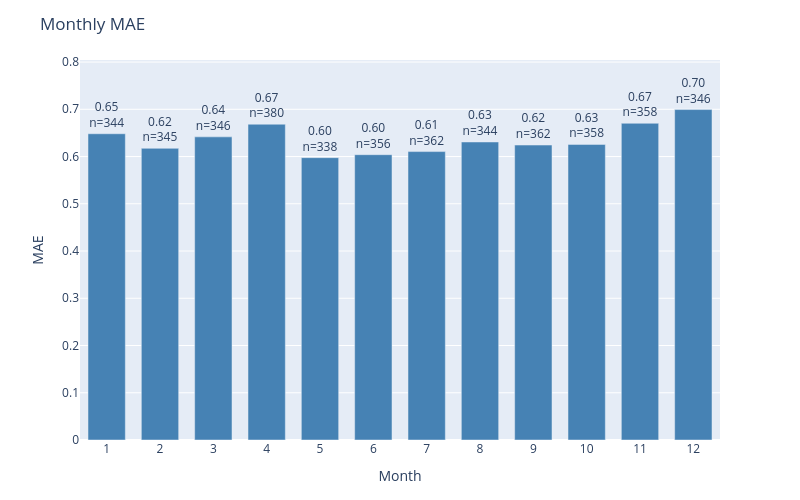

The code cell stored with this chart in its notebook:
### Code cell
plot_error_by_group(
    df=results_test,
    y_true_col='actual',
    y_pred_col='prediction',
    date_col='dt_prediction',
    group_by='month',
    metric='mae',
    title='Monthly MAE'
)

### Figure 1 — Plotly figure (JSON) as saved in the notebook; plotly's stock layout.template omitted (floating-point values rounded to 4 significant figures)
{"data": [{"marker": {"color": "steelblue"}, "text": ["0.65<br>n=344", "0.62<br>n=345", "0.64<br>n=346", "0.67<br>n=380", "0.60<br>n=338", "0.60<br>n=356", "0.61<br>n=362", "0.63<br>n=344", "0.62<br>n=362", "0.63<br>n=358", "0.67<br>n=358", "0.70<br>n=346"], "textposition": "outside", "type": "bar", "x": ["1", "2", "3", "4", "5", "6", "7", "8", "9", "10", "11", "12"], "y": [0.6483, 0.6174, 0.6416, 0.6684, 0.5976, 0.6039, 0.6105, 0.6308, 0.6243, 0.6257, 0.6704, 0.6994]}], "layout": {"bargap": 0.3, "height": 500, "margin": {"b": 60, "t": 60}, "title": {"text": "Monthly MAE"}, "uniformtext": {"minsize": 8, "mode": "hide"}, "width": 800, "xaxis": {"title": {"text": "Month"}}, "yaxis": {"range": [0, 0.8043], "title": {"text": "MAE"}}}}
